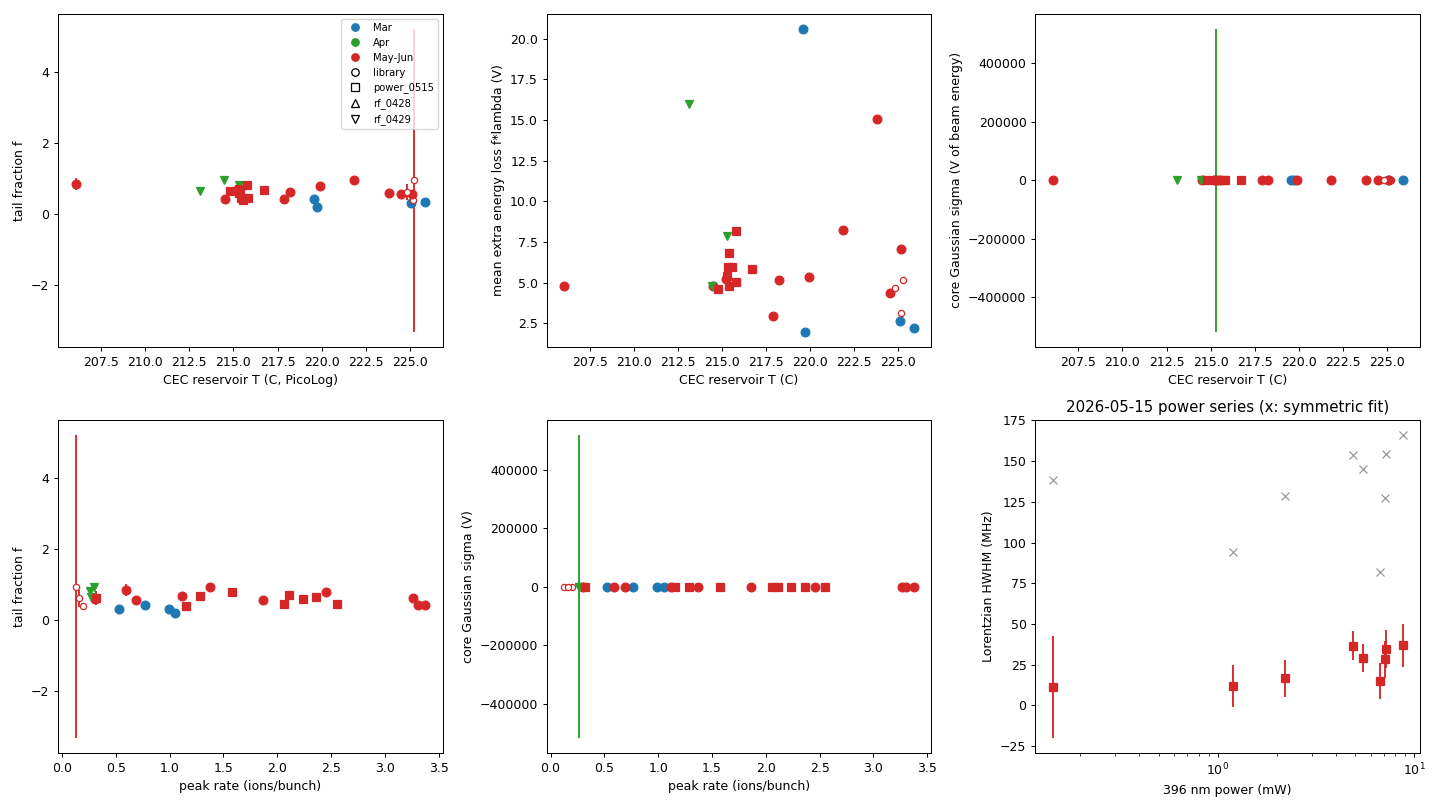

Source code (Python):
"""Correlate fitted widths / tail with CEC temperature, 396 power, ion rate, ablation, era."""
import json, math
from pathlib import Path
import numpy as np
from scipy import stats
import matplotlib; matplotlib.use("Agg")
import matplotlib.pyplot as plt

HERE = Path(__file__).resolve().parent
S = json.load(open(HERE / "survey_fit.json"))


def era(r):
    d = r["start"][:10]
    return "Mar" if d < "2026-04-01" else ("Apr" if d < "2026-05-01" else "May-Jun")


rows = []
for r in S:
    fs, ft = r["fits"].get("sym", {}), r["fits"].get("tail", {})
    if "params" not in fs or "params" not in ft:
        continue
    ps, pt, et, qt = fs["params"], ft["params"], ft["errors"], ft["quality"]
    s = ft["slope_MHz_per_V"]
    row = dict(file=r["file"], label=r["label"], group=r["group"], era=era(r), counts=r["counts"],
               cec=r.get("cec_mean"), cec_slope=r.get("cec_slope_per_h"), p396=r["cond"].get("P396"),
               nri=r["cond"].get("NRI"), abl=r["cond"].get("ABL"), iris=r["cond"].get("iris"),
               rate=r["diag"]["peak_dwell_rate_per_bunch"], hits_pb=r["all_hits_per_bunch"],
               tof_rms=r["tof_rms_us"], start=r["start"],
               sym_fwhm=fs["fwhm_noripple_MHz"], sym_sd=ps["sigma_doppler"], sym_gam=ps["gamma"],
               f=pt["tail_fraction"], f_e=et["tail_fraction"], lamV=pt["tail_length"] / s, lamV_e=et["tail_length"] / s,
               sdV=pt["sigma_doppler"] / s, sdV_e=et["sigma_doppler"] / s, gam=pt["gamma"], gam_e=et["gamma"],
               core_fwhm=ft["core_fwhm_MHz"], tail_fwhm=ft["fwhm_noripple_MHz"],
               ddev=(qt.get("deviance_symmetric") or np.nan) - (qt.get("deviance") or np.nan), slope=s,
               bg_slope=qt.get("background_slope_per_GHz"))
    row["meanloss_V"] = row["f"] * row["lamV"]
    rows.append(row)

good = [r for r in rows if r["counts"] >= 2500]
print(f"{len(rows)} fitted scans, {len(good)} with >= 2500 in-gate ions\n")
hdr = f"{'file':28s} {'lab':3s} {'era':7s} {'n':>6s} {'CEC':>6s} {'P396':>5s} {'rate':>5s} {'symFWHM':>7s} | {'f':>5s} {'lamV':>5s} {'<dE>V':>5s} {'sdV':>5s} {'gam':>5s} {'dDev':>6s}"
print(hdr)
for r in sorted(good, key=lambda r: r["start"]):
    print(f"{r['file']:28s} {r['label']:3s} {r['era']:7s} {r['counts']:6d} {r['cec'] or float('nan'):6.1f} {r['p396'] if r['p396'] is not None else float('nan'):5.2f} "
          f"{r['rate']:5.2f} {r['sym_fwhm']:7.1f} | {r['f']:5.2f} {r['lamV']:5.1f} {r['meanloss_V']:5.1f} {r['sdV']:5.2f} {r['gam']:5.1f} {r['ddev']:6.0f}")


def spearman(sel, xk, yk, label):
    x = np.array([r[xk] for r in sel], float); y = np.array([r[yk] for r in sel], float)
    ok = np.isfinite(x) & np.isfinite(y)
    if ok.sum() < 5:
        return
    rho, p = stats.spearmanr(x[ok], y[ok])
    pr, pp = stats.pearsonr(x[ok], y[ok])
    print(f"  {label:44s} {yk:>10s} vs {xk:<9s} n={ok.sum():2d}  Spearman {rho:+.2f} (p={p:.3f})  Pearson {pr:+.2f} (p={pp:.3f})")


lib32 = [r for r in good if r["group"] == "library" and r["label"] == "32S"]
lib_all = [r for r in good if r["group"] == "library"]
may32 = [r for r in good if r["label"] == "32S" and r["era"] == "May-Jun" and r["group"] == "library"]
pb = [r for r in good if r["group"] == "power_0515"]
all32 = [r for r in good if r["label"] == "32S"]
print("\nCorrelations")
for sel, name in ((lib32, "library 32S"), (lib_all, "library 32S+34S (>=2500 ions)"), (may32, "library 32S, May-Jun only"),
                  (all32, "all 32S (library+April+power series)")):
    for yk in ("f", "meanloss_V", "lamV", "sdV", "gam", "sym_fwhm", "tail_fwhm"):
        for xk in ("cec", "rate", "abl"):
            spearman(sel, xk, yk, name)
print("\n396 nm power series (2026-05-15, CEC 215 C, 32S):")
for yk in ("gam", "sdV", "f", "lamV", "meanloss_V", "sym_fwhm", "sym_gam", "tail_fwhm"):
    spearman(pb, "p396", yk, "power series")

# era comparison (32S, all groups)
print("\nEra means (32S scans >= 2500 ions):")
for e in ("Mar", "Apr", "May-Jun"):
    sel = [r for r in all32 if r["era"] == e]
    if not sel:
        continue
    arr = lambda k: np.array([r[k] for r in sel], float)
    print(f"  {e:8s} n={len(sel):2d}  f {arr('f').mean():.2f}+/-{arr('f').std(ddof=1) / math.sqrt(len(sel)):.2f}  "
          f"<dE> {arr('meanloss_V').mean():.1f} V  lamV {np.median(arr('lamV')):.1f}  sdV {arr('sdV').mean():.2f}  "
          f"gam {arr('gam').mean():.1f}  symFWHM {arr('sym_fwhm').mean():.0f}  dDev/1000ions {np.mean(arr('ddev') / arr('counts') * 1000):.1f}  CEC {np.nanmean(arr('cec')):.1f}")
mar = [r["f"] for r in all32 if r["era"] == "Mar"]; later = [r["f"] for r in all32 if r["era"] != "Mar"]
print(f"  Mann-Whitney f(Mar) vs f(Apr-Jun): p = {stats.mannwhitneyu(mar, later).pvalue:.4f}")

# Figure
fig, ax = plt.subplots(2, 3, figsize=(16, 9))
col = {"Mar": "C0", "Apr": "C2", "May-Jun": "C3"}
mk = {"library": "o", "power_0515": "s", "rf_0428": "^", "rf_0429": "v"}
for r in good:
    kw = dict(color=col[r["era"]], marker=mk[r["group"]], ms=7 if r["label"] == "32S" else 5,
              mfc=col[r["era"]] if r["label"] == "32S" else "white", ls="none")
    ax[0, 0].errorbar(r["cec"], r["f"], yerr=r["f_e"], **kw)
    ax[0, 1].errorbar(r["cec"], r["meanloss_V"], **kw)
    ax[0, 2].errorbar(r["cec"], r["sdV"], yerr=r["sdV_e"], **kw)
    ax[1, 0].errorbar(r["rate"], r["f"], yerr=r["f_e"], **kw)
    ax[1, 1].errorbar(r["rate"], r["sdV"], yerr=r["sdV_e"], **kw)
for r in pb:
    ax[1, 2].errorbar(r["p396"], r["gam"], yerr=r["gam_e"], color="C3", marker="s", ls="none", label=None)
    ax[1, 2].errorbar(r["p396"], r["sym_gam"], color="0.6", marker="x", ls="none")
ax[0, 0].set(xlabel="CEC reservoir T (C, PicoLog)", ylabel="tail fraction f")
ax[0, 1].set(xlabel="CEC reservoir T (C)", ylabel="mean extra energy loss f*lambda (V)")
ax[0, 2].set(xlabel="CEC reservoir T (C)", ylabel="core Gaussian sigma (V of beam energy)")
ax[1, 0].set(xlabel="peak rate (ions/bunch)", ylabel="tail fraction f")
ax[1, 1].set(xlabel="peak rate (ions/bunch)", ylabel="core Gaussian sigma (V)")
ax[1, 2].set(xlabel="396 nm power (mW)", ylabel="Lorentzian HWHM (MHz)", xscale="log", title="2026-05-15 power series (x: symmetric fit)")
from matplotlib.lines import Line2D
ax[0, 0].legend(handles=[Line2D([], [], color=c, marker="o", ls="none", label=e) for e, c in col.items()] +
                [Line2D([], [], color="k", marker=m, ls="none", mfc="w", label=g) for g, m in mk.items()], fontsize=8)
plt.tight_layout(); plt.savefig(HERE / "survey_corr.png", dpi=90)
json.dump(rows, open(HERE / "survey_rows.json", "w"), indent=1, default=float)
